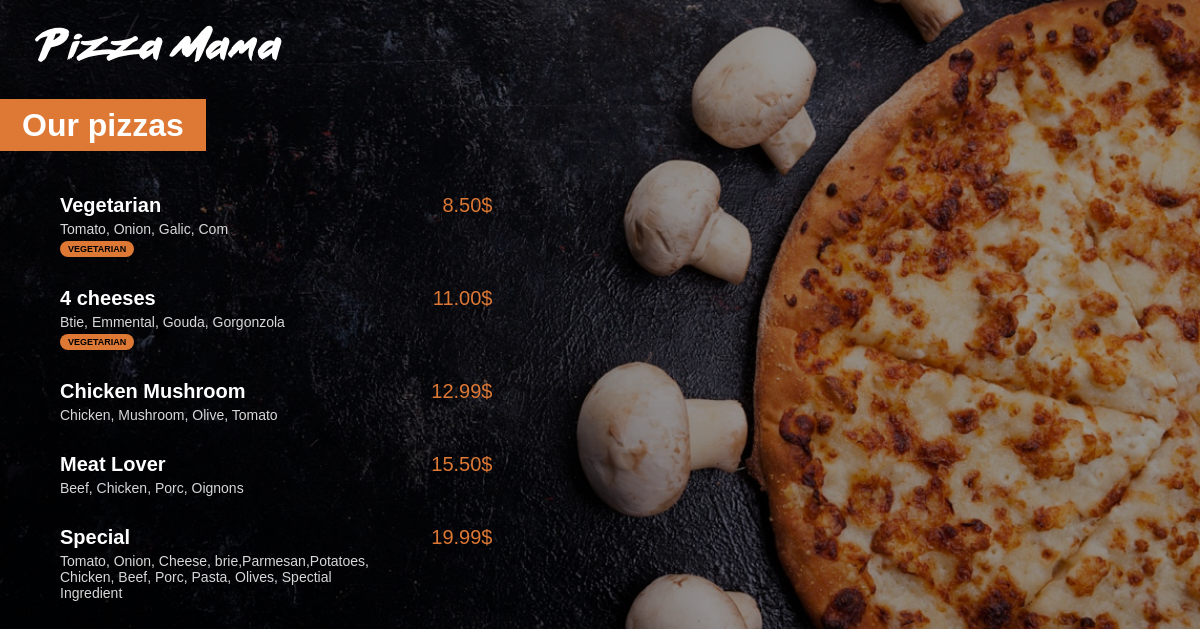
The app's page /menu/ with its own data.
### menu/models.py (models this page shows, shortened)
class Pizza(models.Model):
    name = models.CharField(max_length=200)
    ingredients = models.CharField(max_length=400)
    price = models.FloatField(default=0)
    vegetarian = models.BooleanField(default=False)

### menu/views.py (the view)
# urls.py: path('', views.index, name="index")
def index(request):
    pizzas = Pizza.objects.all().order_by('price')
    return render(request, 'menu/index.html', {'pizzas': pizzas})

### menu/templates/menu/index.html (shortened to what this page needs)
{% load static %}
<html lang="en">
<head>
    <link rel="stylesheet" type="text/css"  href="{% static 'menu/style.css' %}">
</head>
<body>
    <a href="{% url 'main:index' %}">
    <img id="small_logo" src="{% static 'menu/images/small_logo.png' %}" />
    </a>
    <div class="menu_title">
        <h1>Our pizzas</h1>
    </div>
    <div class="menu_list">
        {% for pizza in pizzas %}
            <div class="menu_list_item">
                <span class="menu_list_title">{{pizza.name}} </span>
                <span class="menu_list_price">{{pizza.price | floatformat:2}}$</span>
                <span class="menu_list_ingredients">{{pizza.ingredients}}</span>
                {% if pizza.vegetarian %}
                <span class="menu_list_badge">VEGETARIAN</span>
                {% endif %}
            </div>
        {% endfor %}
    </div>
</body>
</html>

### menu/static/menu/style.css (style rules this page uses)
body { background: linear-gradient(0deg, rgba(0, 0, 0, 0.4), rgba(0, 0, 0, 0.4)), url("images/menu_background.jpg") no-repeat center center fixed; -webkit-background-size: cover; -moz-background-size: cover; -o-background-size: cover; background-size: cover; color: white; margin: 0px; font-family: Arial; }
#small_logo { margin-top: 25px; margin-left: 35px; }
h1 { background-color: #DD7835; display: inline; padding: 8px 22px; }
.menu_title { margin-top: 45px; margin-bottom: 50px; }
.menu_list { margin-left: 30px; }
.menu_list_item { margin: 30px; 0px; }
.menu_list_title { font-size: 20px; font-weight: bold; width: 350px; display: inline-block; }
.menu_list_price { font-size: 20px; color: #DD7835; margin-left: 8px; width: 70px; display: inline-block; text-align: right; }
.menu_list_ingredients { font-size: 14px; color: #D8D8D8; margin-top: 4px; display: block; width: 320px; }
.menu_list_badge { background-color: #DD7835; color: black; font-size: 9px; padding: 3px 8px; display: inline-block; margin-top: 4px; border-radius: 8px; font-weight: bold; }

### records on screen
Pizza: name "Vegetarian", price "8.50", ingredients "Tomato, Onion, Galic, Com", vegetarian "VEGETARIAN"
Pizza: name "4 cheeses", price "11.00", ingredients "Btie, Emmental, Gouda, Gorgonzola", vegetarian "VEGETARIAN"
Pizza: name "Chicken Mushroom", price "12.99", ingredients "Chicken, Mushroom, Olive, Tomato"
Pizza: name "Meat Lover", price "15.50", ingredients "Beef, Chicken, Porc, Oignons"
Pizza: name "Special", price "19.99", ingredients "Tomato, Onion, Cheese, brie,Parmesan,Potatoes, Chicken, Beef, Porc, Pasta, Olives, Spectial Ingredient"
